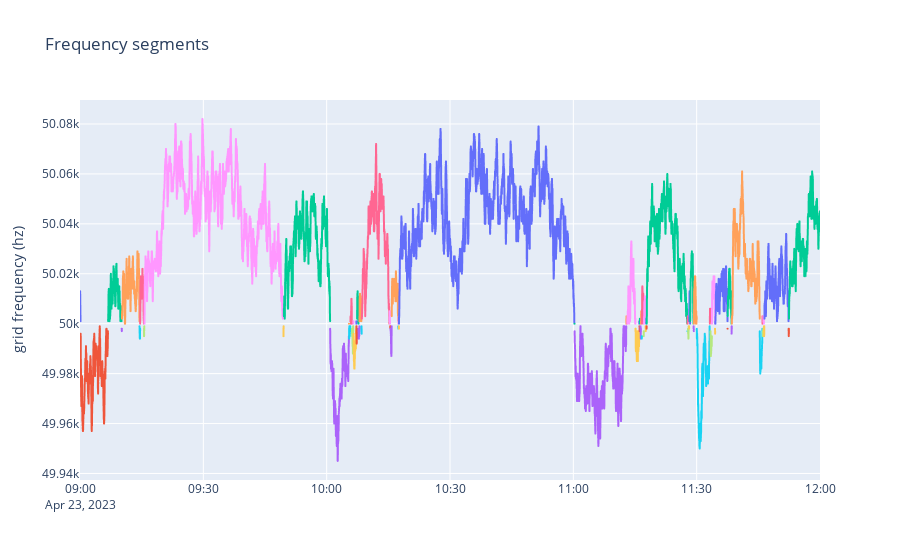

Notebook source saved alongside this figure:
### Code cell
fig = px.line(eg.Grid_frequency, color=eg.segment, labels={'value': 'grid frequency (hz)', 'DateAndTime':''}, title="Frequency segments")
fig.layout.update(showlegend=False)
fig
